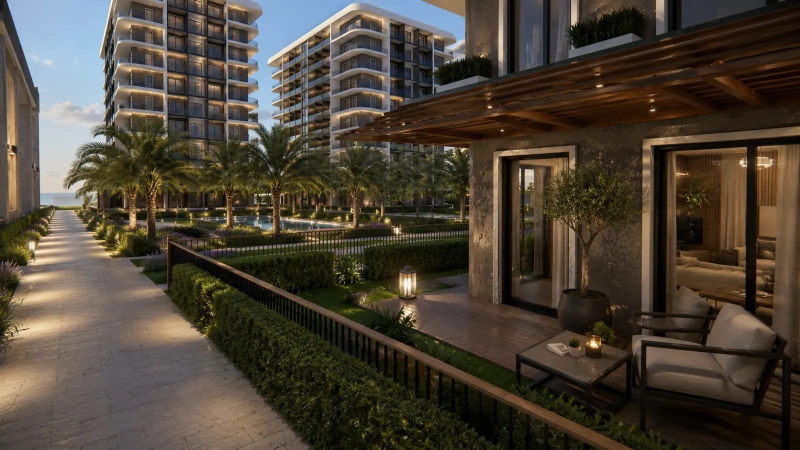
#> input picture sunum/kaynak/alacakaranlik.jpg, 1600 x 900 px, given in place of facade-warm.webp, which was not available (shown at 1/2 size)
$ python build-sunum-gorsel.py
#> lines starting #> are read from the running program, lines starting #| are printed output that depends on the picture; pictures that were not available may be replaced by others from this repository, and a replacement may not be noted
#!/usr/bin/env python3
"""
MİA PARK OCEAN — emlakçı sunumu görsel hazırlığı (elmas dili).

Referans şablonun görsel dili: elmas (45° döndürülmüş kare) içine
kırpılmış fotoğraflar, ince elmas çerçeveler, kesik çizgiyle bağlanan
adım diyagramları. Elmas ve çizgilerin kendisi PowerPoint'te vektör
şekil olarak duruyor (build-sunum.js); burada yalnızca vektörle
yapılamayanlar üretiliyor:

1. FOTOĞRAF KIRPMA — dikdörtgen: her render, yerleşeceği kutunun tam
   pikseline en-boy oranı korunarak kırpılır. Gerdirme yok.
2. ELMAS FOTOĞRAF — fotoğrafın 45° kare içine maskelenmiş, şeffaf
   zeminli hâli (pptxgenjs görseli şekle maskeleyemiyor).
3. PERDE — tam kanama fotoğrafların üstüne gelen lacivert gradyan.
4. İKON — ince çizgi piktogramlar (altın ve beyaz). Yazı tipi glifine
   güvenmemek için elle çiziliyor.
5. MATERYAL — tabela önizlemeleri, oran KORUNARAK kutuya (contain).

    python3 scripts/build-sunum-gorsel.py
"""

import os
import numpy as np
from PIL import Image, ImageDraw

ROOT = os.path.dirname(os.path.dirname(os.path.abspath(__file__)))
SRC = os.path.join(ROOT, "public", "images")
OUT = os.path.join(ROOT, "sunum", "kaynak")
FOTO = os.path.join(OUT, "foto")
SEKIL = os.path.join(OUT, "sekil")
os.makedirs(FOTO, exist_ok=True)
os.makedirs(SEKIL, exist_ok=True)

DPI = 150                       # slayt 13.333 x 7.5 inç -> 2000 x 1125
def px(inch): return int(round(inch * DPI))

# ------------------------------------------------- palet (marka: okyanus)
GECE = (4, 40, 58)              # #04283A  marka laciverti
VURGU = (26, 116, 150)          # #1A7496  okyanus
BEYAZ = (255, 255, 255)


# =============================================================== FOTOĞRAF
def kirp(ad, kaynak, w_in, h_in, focus=0.5, zoom=1.0, kalite=88):
    """Kaynağı w_in x h_in kutunun tam pikseline kırpar (cover)."""
#> called with ad = 'tam-mimari', kaynak = 'facade-warm.webp', w_in = 13.33, h_in = 7.5, focus = 0.5, zoom = 1, kalite = 88
    w, h = px(w_in), px(h_in)
    im = Image.open(os.path.join(SRC, kaynak)).convert("RGB")
#> im is the input picture: PIL image 1600x900 RGB; mean R, G, B 76.3, 67.3, 54.7
    iw, ih = im.size
#> iw = 1600; ih = 900
    s = max(w / iw, h / ih) * max(1.0, zoom)
#> s = 1.25
    nw, nh = max(w, int(round(iw * s))), max(h, int(round(ih * s)))
#> nw = 2000; nh = 1125
    im = im.resize((nw, nh), Image.LANCZOS)
#> im: PIL image 2000x1125 RGB
    ox, oy = int((nw - w) * focus), int((nh - h) * focus)
#> ox = 0; oy = 0
    im.crop((ox, oy, ox + w, oy + h)).save(
        os.path.join(FOTO, ad + ".jpg"), quality=kalite, optimize=True)


# [24 lines left out: function elmas, not called in this run]


# ================================================================= PERDE
def perde(ad, w_in, h_in, duraklar, yon="alt", renk=GECE):
    """Tek yönlü lacivert gradyan. duraklar = [(konum, opaklık), ...]"""
#> called with ad = 'perde-mimari', w_in = 13.33, h_in = 7.5, yon = 'alt', renk = (4, 40, 58)
    w, h = px(w_in), px(h_in)
    t = np.linspace(0, 1, h if yon in ("alt", "ust") else w, dtype=np.float32)
    if yon in ("ust", "sol"):
        t = 1.0 - t
    a = (np.interp(t, [d[0] for d in duraklar], [d[1] for d in duraklar]) * 255).astype(np.uint8)
    alpha = np.repeat(a[:, None], w, axis=1) if yon in ("alt", "ust") \
        else np.repeat(a[None, :], h, axis=0)
    rgba = np.zeros((h, w, 4), np.uint8)
    rgba[..., 0], rgba[..., 1], rgba[..., 2] = renk
    rgba[..., 3] = alpha
    Image.fromarray(rgba, "RGBA").save(os.path.join(OUT, ad + ".png"), optimize=True)
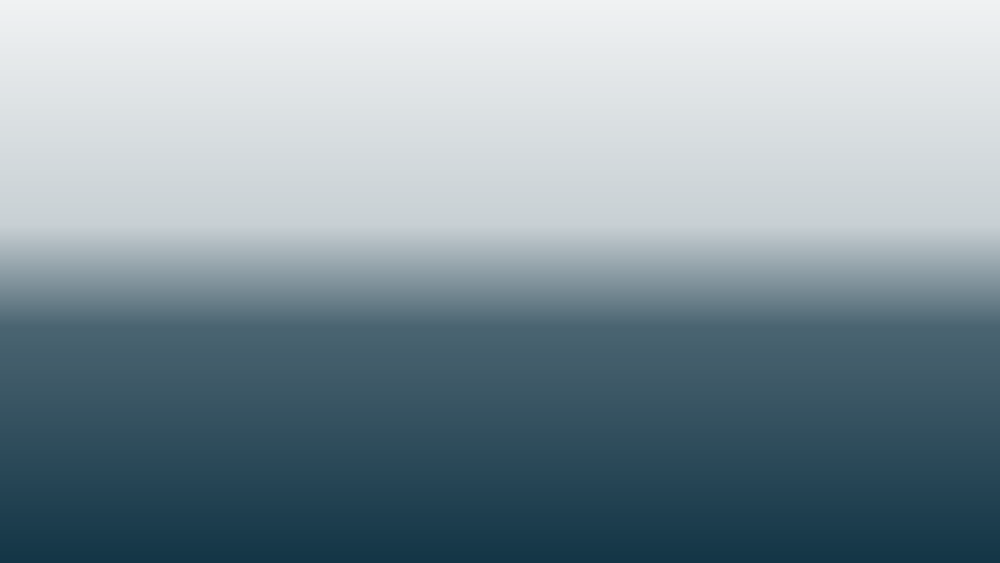
#> saved as perde-mimari.png: PIL image 2000x1125 RGBA (shown at 1/2 size); mean R, G, B, A 4, 40, 58, 124.2; transparent parts drawn white


# ================================================================ MATERYAL
# [13 lines left out: function malzeme, not called in this run]


# ================================================================== İKON
def _ikon_tuval(S):
    im = Image.new("RGBA", (S, S), (0, 0, 0, 0))
    return im, ImageDraw.Draw(im)


# [98 lines left out: function ikon, not called in this run]


# =================================================================== ÜRET
def main():
    # ---- tam kanama
    kirp("tam-mimari", "facade-warm.webp", 13.333, 7.5, 0.50)
    perde("perde-mimari", 13.333, 7.5, [(0, 0.06), (0.40, 0.22), (0.58, 0.72), (1, 0.94)], "alt")

    # ---- yarım dikdörtgen fotoğraflar (F düzeni: yarı fotoğraf + elmas çerçeve)
    kirp("r-gundem", "entrance-gate.webp", 6.00, 7.5, 0.42, zoom=1.20)
#> call 2 of kirp, with ad = 'r-gundem', kaynak = 'entrance-gate.webp', w_in = 6, h_in = 7.5, focus = 0.42, zoom = 1.2, kalite = 88
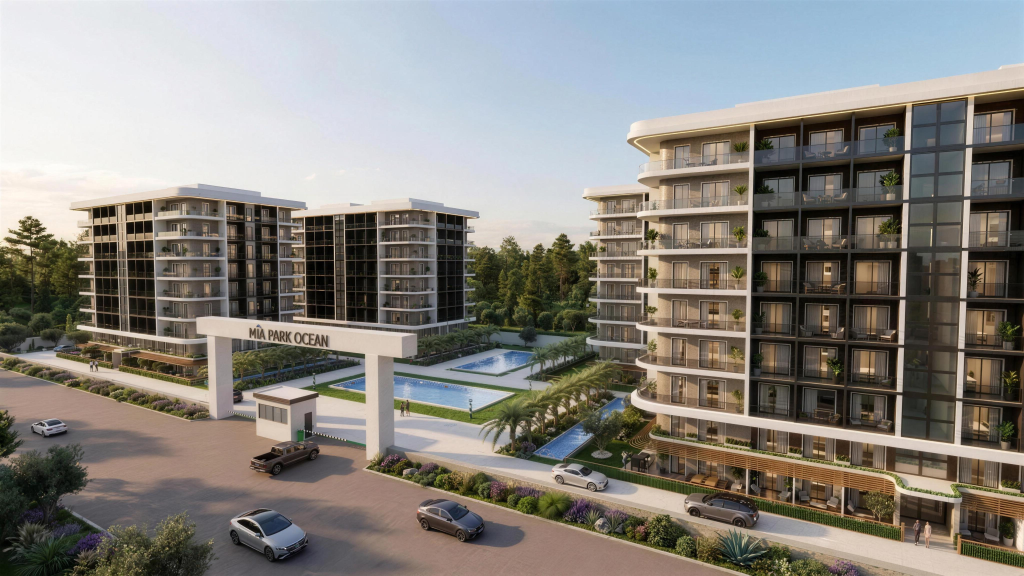
#> input picture signage-source/entrance-gate.jpg, 4096 x 2304 px, given in place of entrance-gate.webp, which was not available (shown at 1/4 size)
#> in kirp, im is the input picture: PIL image 4096x2304 RGB; mean R, G, B 135.7, 132.3, 126.6
#> in kirp (call 2), `im.crop((ox, oy, ox + w, oy + h)).save( os.path.join(FOTO, ad + ".jpg"..`:
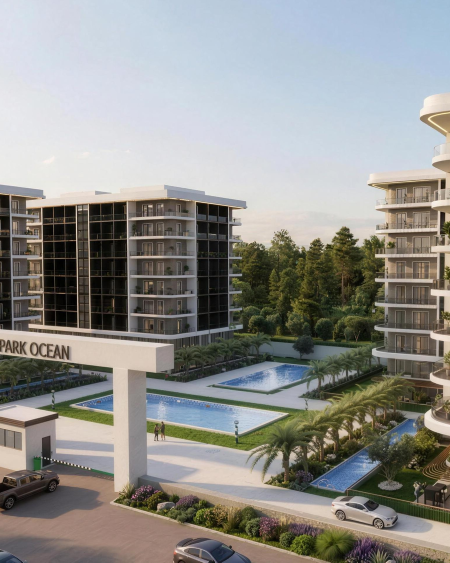
#> saved as r-gundem.jpg: PIL image 900x1125 RGB (shown at 1/2 size); mean R, G, B 143.5, 143.3, 139.4
    kirp("r-konum", "street-corner.webp", 5.00, 7.5, 0.38, zoom=1.30)
#> call 3 of kirp, with ad = 'r-konum', kaynak = 'street-corner.webp', w_in = 5, h_in = 7.5, focus = 0.38, zoom = 1.3, kalite = 88
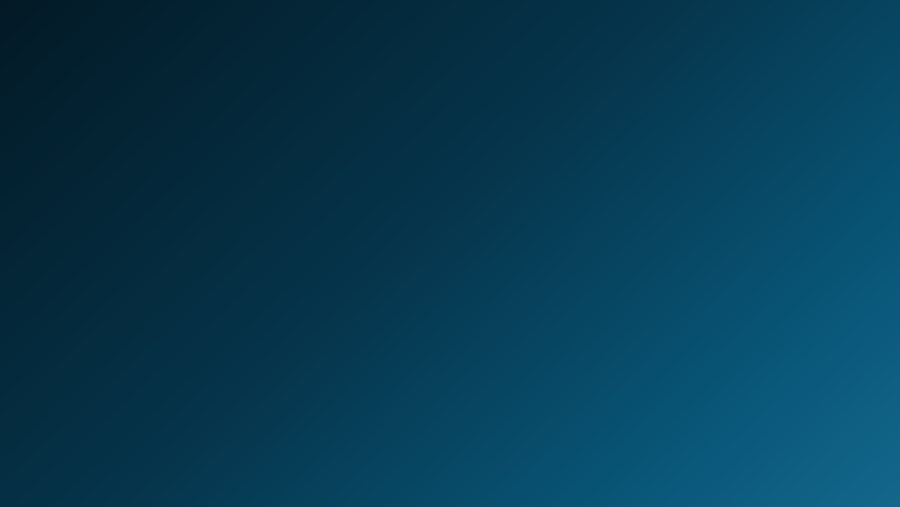
#> input picture sunum/kaynak/bg-koyu.jpg, 2700 x 1520 px, given in place of street-corner.webp, which was not available (shown at 1/3 size)
#> in kirp, im is the input picture: PIL image 2700x1520 RGB; mean R, G, B 6.4, 58.9, 83.2
#> in kirp (call 3), `im.crop((ox, oy, ox + w, oy + h)).save( os.path.join(FOTO, ad + ".jpg"..`:
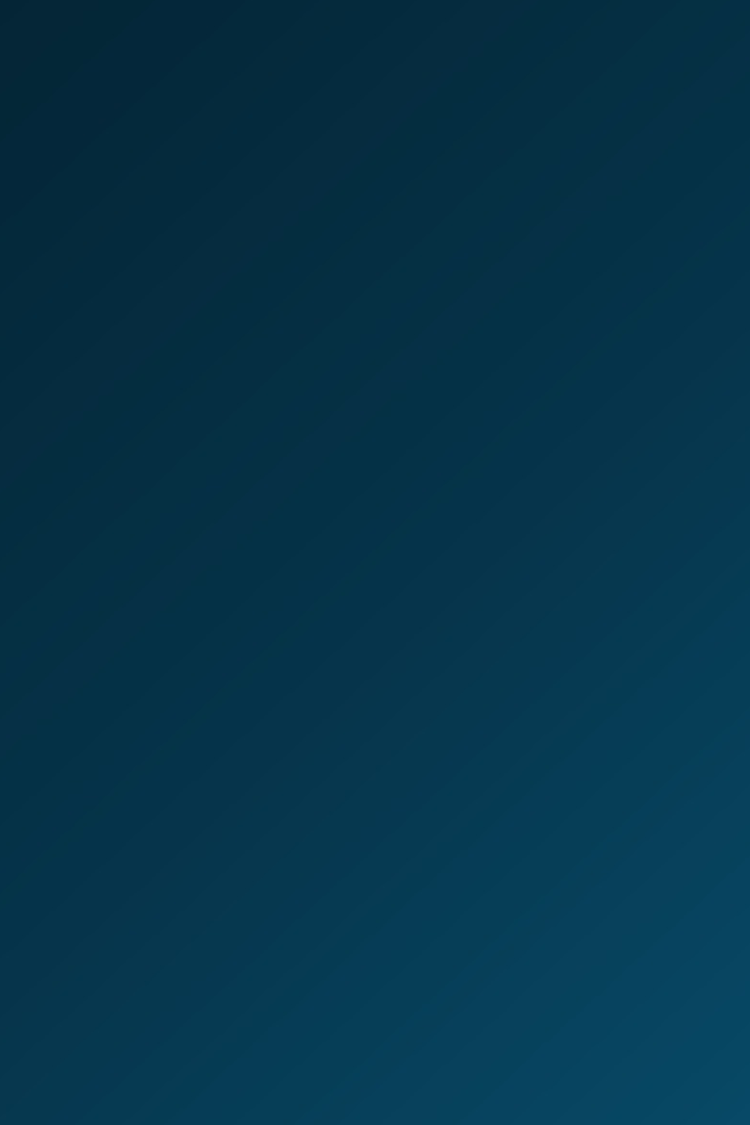
#> saved as r-konum.jpg: PIL image 750x1125 RGB; mean R, G, B 5.5, 52.1, 74.2
    kirp("r-1plus0", "ic-mekan/01-1plus0-salon.webp", 5.60, 7.5, 0.50, zoom=1.40)
#> call 4 of kirp, with ad = 'r-1plus0', kaynak = 'ic-mekan/01-1plus0-salon.webp', w_in = 5.6, h_in = 7.5, focus = 0.5, zoom = 1.4, kalite = 88
#> in kirp (call 4), `im.crop((ox, oy, ox + w, oy + h)).save( os.path.join(FOTO, ad + ".jpg"..`:
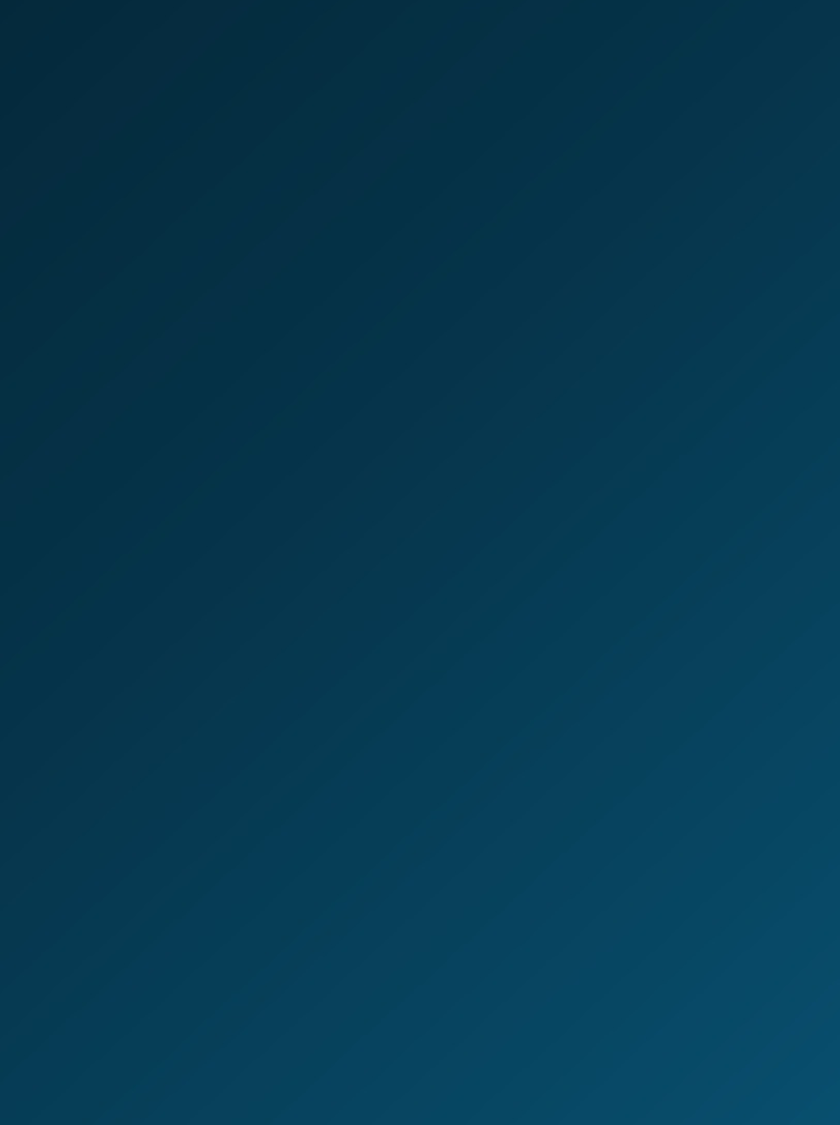
#> saved as r-1plus0.jpg: PIL image 840x1125 RGB; mean R, G, B 6, 57.1, 81.1
    kirp("r-1plus1", "ic-mekan/05-1plus1-salon.webp", 5.60, 7.5, 0.50, zoom=1.40)
    kirp("r-odeme", "balcony-dusk.webp", 4.60, 7.5, 0.55, zoom=1.30)
    kirp("r-guven", "hero-courtyard-dusk.webp", 4.60, 7.5, 0.42, zoom=1.30)

    # ---- elmas fotoğraflar (şeffaf)
    elmas("e-kapak1", "hero-courtyard-dusk.webp", 3.80, 0.50, zoom=1.15)
    elmas("e-kapak2", "ic-mekan/14-dubleks-bahcesi.webp", 2.55, 0.50, zoom=1.10)
    elmas("e-ozet", "ic-mekan/21-balkondan-deniz.webp", 4.00, 0.50, zoom=1.10)
    elmas("e-neden", "terrace-pergola.webp", 3.90, 0.50, zoom=1.15)
    elmas("e-mia", "ic-mekan/18-yuruyus-yolu.webp", 2.00, 0.50, zoom=1.10)
    elmas("e-mia1", "ic-mekan/17-sus-havuzu.webp", 1.30, 0.50, zoom=1.10)
    elmas("e-mia2", "ic-mekan/19-cocuk-oyun-parki.webp", 1.30, 0.50, zoom=1.10)
    elmas("e-mia3", "entrance-gate.webp", 1.30, 0.45, zoom=1.30)
    elmas("e-profil", "ic-mekan/13-bahceli-daire-terasi.webp", 3.70, 0.50, zoom=1.10)
    elmas("e-guven", "ic-mekan/15-balkondan-avlu.webp", 2.00, 0.50, zoom=1.10)
    elmas("e-kapanis1", "night-gate.webp", 3.40, 0.50, zoom=1.15)
    elmas("e-kapanis2", "ic-mekan/21-balkondan-deniz.webp", 2.30, 0.50, zoom=1.10)

    # ---- yaşam / ürün fotoğrafları
    kirp("ya-1", "ic-mekan/17-sus-havuzu.webp", 3.55, 2.25, 0.50, zoom=1.05)
    kirp("ya-2", "ic-mekan/19-cocuk-oyun-parki.webp", 3.55, 2.25, 0.50, zoom=1.05)
    kirp("urun-1plus0", "ic-mekan/03-1plus0-balkon.webp", 5.30, 2.40, 0.50)
    kirp("urun-1plus1", "ic-mekan/07-1plus1-mutfak.webp", 5.30, 2.40, 0.50)

    # ---- galeri: 10 farklı dış cephe / peyzaj görseli (5 x 2 ızgara)
    GW, GH = 2.603, 3.42
    for i, (src, fc, zm) in enumerate([
        ("entrance-gate.webp", 0.45, 1.15),
        ("hero-courtyard-dusk.webp", 0.50, 1.15),
        ("facade-warm.webp", 0.50, 1.10),
        ("street-corner.webp", 0.40, 1.10),
        ("night-gate.webp", 0.50, 1.15),
        ("balcony-dusk.webp", 0.55, 1.10),
        ("terrace-pergola.webp", 0.50, 1.10),
        ("ic-mekan/17-sus-havuzu.webp", 0.50, 1.05),
        ("ic-mekan/18-yuruyus-yolu.webp", 0.50, 1.05),
        ("ic-mekan/19-cocuk-oyun-parki.webp", 0.50, 1.05),
    ], 1):
        kirp("gal-%02d" % i, src, GW, GH, fc, zoom=zm)

    # ---- materyal önizlemeleri (oran korunarak)
    malzeme("m-bilbord", "tabela/bilbord-mia/onizleme/bilbord-2-kemer.jpg", 3.90, 2.34)
    malzeme("m-arsa", "tabela/arsa-mia/onizleme/arsa-5-duotone.jpg", 2.50, 1.67)
    malzeme("m-rollup", "tabela/fiyat-rollup/onizleme/fiyat-rollup-gunduz-2-fiyatsiz.jpg", 1.30, 2.60)

    # ---- ikonlar
    for t in ["pin", "ev", "takvim", "grafik", "banknot", "bina", "anahtar",
              "mail", "telefon", "balon", "kalem", "globe", "insta", "belge",
              "onay", "kalkan"]:
        ikon("i-" + t + "-vurgu", t, VURGU)
        ikon("i-" + t + "-beyaz", t, BEYAZ)

    print("hazir:", FOTO, "+", SEKIL)


if __name__ == "__main__":
#> (the run stopped early here; a loop or call above may not have finished)
